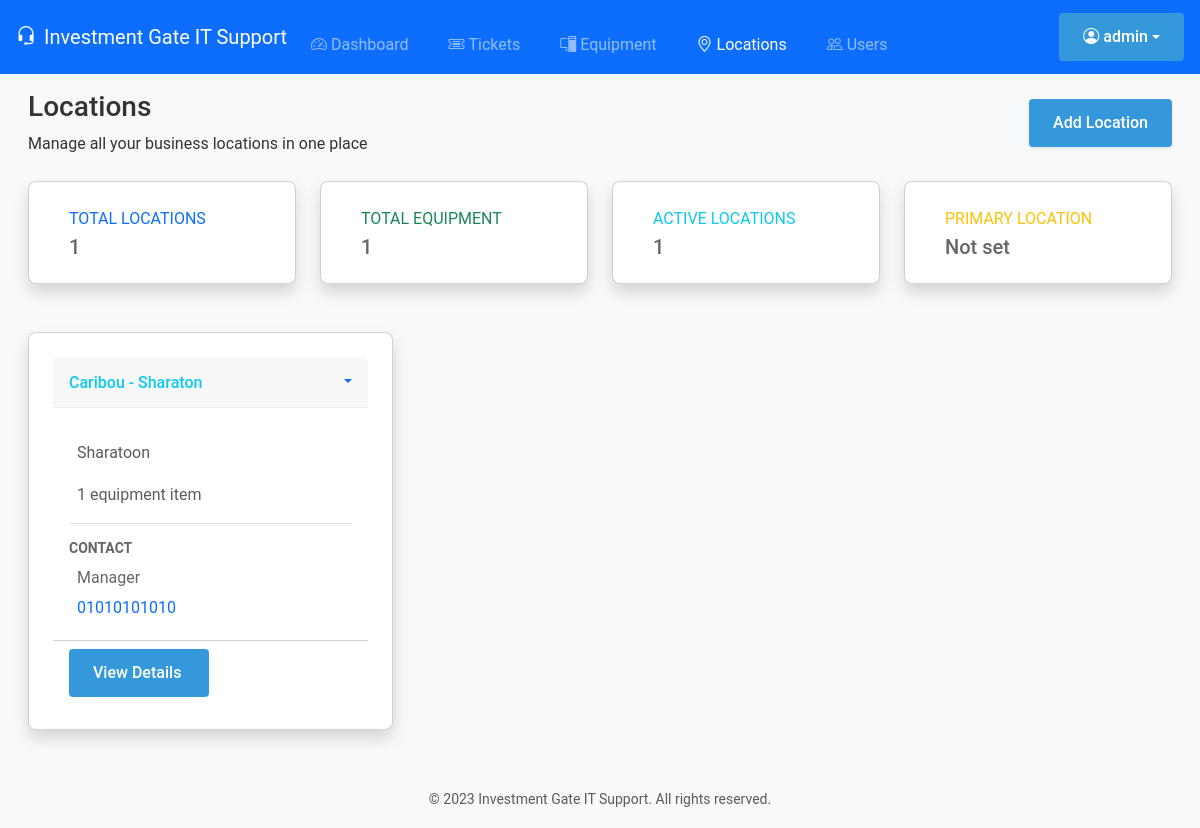
The page /locations (signed in) on the database its author committed.
### tables this page shows
CREATE TABLE users (
    id INTEGER PRIMARY KEY AUTOINCREMENT,
    username TEXT UNIQUE NOT NULL,
    password TEXT NOT NULL,
    full_name TEXT NOT NULL,
    email TEXT UNIQUE NOT NULL,
    role TEXT NOT NULL DEFAULT 'user',
    created_at TIMESTAMP DEFAULT CURRENT_TIMESTAMP
);

CREATE TABLE locations (
    id INTEGER PRIMARY KEY AUTOINCREMENT,
    name TEXT NOT NULL,
    address TEXT NOT NULL,
    contact_person TEXT NOT NULL,
    contact_phone TEXT NOT NULL,
    anydesk_id TEXT,
    created_at TIMESTAMP DEFAULT CURRENT_TIMESTAMP
);

### application.py (the view)
@app.route('/locations')
@login_required
def locations():
    page = request.args.get('page', 1, type=int)
    per_page = 10
    conn = get_db_connection()
    total = conn.execute('SELECT COUNT(*) as count FROM locations').fetchone()['count']
    locations = conn.execute('''
        SELECT l.*, COUNT(e.id) as equipment_count
        FROM locations l
        LEFT JOIN equipment e ON l.id = e.location_id
        GROUP BY l.id
        ORDER BY l.name
        LIMIT ? OFFSET ?
    ''', (per_page, (page - 1) * per_page)).fetchall()
    total_pages = (total + per_page - 1) // per_page if total > 0 else 1
    conn.close()
    return render_template(
        'locations.html',
        locations=locations,
        current_page=page,
        per_page=per_page,
        total_pages=total_pages,
        total=total,
        pages=((total - 1) // per_page) + 1
    )

### application.py (called while the page is built)
@login_manager.user_loader
def load_user(user_id):
    conn = get_db_connection()
    user = conn.execute('SELECT * FROM users WHERE id = ?', (user_id,)).fetchone()
    conn.close()
    if not user:
        return None
    return User(user['id'], user['username'], user['role'])

def get_db_connection():
    conn = sqlite3.connect('database.db')
    conn.row_factory = sqlite3.Row
    conn.execute('PRAGMA busy_timeout = 5000')  # 5 second timeout
    return conn

### templates/locations.html (shortened to what this page needs)
{% extends "base.html" %}
{% block content %}
<div class="container-fluid">
    <div class="d-sm-flex align-items-center justify-content-between mb-4">
        <div>
            <h1 class="h3 mb-2 text-gray-800">Locations</h1>
            <p class="mb-0">Manage all your business locations in one place</p>
        </div>
        {% if current_user.role == 'admin' %}
        <a href="{{ url_for('add_location') }}" class="d-none d-sm-inline-block btn btn-primary shadow-sm">
             Add Location
        </a>
        {% endif %}
    </div>
    <div class="row mb-4">
        <div class="col-xl-3 col-md-6 mb-4">
            <div class="card border-left-primary shadow h-100 py-2">
                <div class="card-body">
                    <div class="row no-gutters align-items-center">
                        <div class="col mr-2">
                            <div class="text-xs font-weight-bold text-primary text-uppercase mb-1">
                                Total Locations</div>
                            <div class="h5 mb-0 font-weight-bold text-gray-800">{{ locations|length }}</div>
                        </div>
                    </div>
                </div>
            </div>
        </div>
        <div class="col-xl-3 col-md-6 mb-4">
            <div class="card border-left-success shadow h-100 py-2">
                <div class="card-body">
                    <div class="row no-gutters align-items-center">
                        <div class="col mr-2">
                            <div class="text-xs font-weight-bold text-success text-uppercase mb-1">
                                Total Equipment</div>
                            <div class="h5 mb-0 font-weight-bold text-gray-800">
                                {{ locations|sum(attribute='equipment_count') }}
                            </div>
                        </div>
                    </div>
                </div>
            </div>
        </div>
        <div class="col-xl-3 col-md-6 mb-4">
            <div class="card border-left-info shadow h-100 py-2">
                <div class="card-body">
                    <div class="row no-gutters align-items-center">
                        <div class="col mr-2">
                            <div class="text-xs font-weight-bold text-info text-uppercase mb-1">
                                Active Locations</div>
                            <div class="h5 mb-0 font-weight-bold text-gray-800">{{ locations|length }}</div>
                        </div>
                    </div>
                </div>
            </div>
        </div>
        <div class="col-xl-3 col-md-6 mb-4">
            <div class="card border-left-warning shadow h-100 py-2">
                <div class="card-body">
                    <div class="row no-gutters align-items-center">
                        <div class="col mr-2">
                            <div class="text-xs font-weight-bold text-warning text-uppercase mb-1">
                                Primary Location</div>
                            <div class="h5 mb-0 font-weight-bold text-gray-800">
                                {% for loc in locations if loc.is_primary %}{{ loc.name }}{% else %}Not set{% endfor %}
                            </div>
                        </div>
                    </div>
                </div>
            </div>
        </div>
    </div>
    <div class="row">
        {% for location in locations %}
        <div class="col-xl-4 col-lg-6 mb-4">
            <div class="card border-left-{% if location.is_primary %}primary{% else %}info{% endif %} shadow h-100">
                <div class="card-header d-flex justify-content-between align-items-center">
                    <h6 class="m-0 font-weight-bold text-{% if location.is_primary %}primary{% else %}info{% endif %}">
                        {{ location.name }}
                    </h6>
                    <div class="dropdown no-arrow">
                        <a class="dropdown-toggle" href="#" role="button" id="dropdownMenuLink-{{ location.id }}"
                           data-bs-toggle="dropdown" aria-expanded="false">
                        </a>
                    </div>
                </div>
                <div class="card-body">
                    <div class="mb-3">
                        <span class="text-muted">
                            {% if location.address %}
                                {{ location.address }}
                            {% else %}
                                No address provided
                            {% endif %}
                        </span>
                    </div>
                    <div class="mb-3">
                        <span class="text-muted">
                            {{ location.equipment_count }} equipment item{% if location.equipment_count != 1 %}s{% endif %}
                        </span>
                    </div>
                    {% if location.contact_person or location.contact_phone or location.contact_email %}
                    <div class="border-top pt-3 mt-3">
                        <h6 class="small fw-bold text-uppercase text-gray-600 mb-2">Contact</h6>
                        {% if location.contact_person %}
                        <p class="mb-1">
                            {{ location.contact_person }}
                        </p>
                        {% endif %}
                        {% if location.contact_phone %}
                        <p class="mb-1">
                            <a href="tel:{{ location.contact_phone }}" class="text-decoration-none">
                                {{ location.contact_phone }}
                            </a>
                        </p>
                        {% endif %}
                    </div>
                    {% endif %}
                </div>
                <div class="card-footer bg-transparent">
                    <a href="{{ url_for('view_location', location_id=location.id) }}"
                       class="btn btn-sm btn-outline-primary">
                        View Details
                    </a>
                </div>
            </div>
        </div>
        {% endfor %}
    </div>
</div>
{% endblock %}

### templates/base.html (shortened to what this page needs)
<!DOCTYPE html>
<html lang="en">
<head>
    <link href="https://cdn.jsdelivr.net/npm/bootstrap@5.3.0/dist/css/bootstrap.min.css" rel="stylesheet">
    <link rel="stylesheet" href="https://cdn.jsdelivr.net/npm/bootstrap-icons@1.11.0/font/bootstrap-icons.css">
    <link rel="stylesheet" href="{{ url_for('static', filename='css/styles.css') }}">
</head>
<body>
    {% if not hide_nav %}
    <nav class="navbar navbar-expand-lg navbar-dark bg-primary py-2">
        <div class="container-fluid px-2 px-sm-3">
            <a class="navbar-brand d-flex align-items-center" href="{{ url_for('index') }}">
                <i class="bi bi-headset me-2"></i>
                <span class="d-none d-sm-inline">Investment Gate IT Support</span>
            </a>
            <div class="collapse navbar-collapse" id="navbarNav">
                <ul class="navbar-nav me-auto mb-2 mb-lg-0">
                    <li class="nav-item">
                        <a class="nav-link {% if request.endpoint == 'dashboard' %}active{% endif %}"
                           href="{{ url_for('dashboard') }}">
                            <i class="bi bi-speedometer2 me-1"></i>Dashboard
                        </a>
                    </li>
                    <li class="nav-item">
                        <a class="nav-link {% if request.endpoint == 'tickets' %}active{% endif %}"
                           href="{{ url_for('tickets') }}">
                            <i class="bi bi-ticket-detailed me-1"></i>Tickets
                        </a>
                    </li>
                    {% if current_user.role != 'opentickets' %}
                    <li class="nav-item">
                        <a class="nav-link {% if request.endpoint == 'equipment' %}active{% endif %}"
                           href="{{ url_for('equipment') }}">
                            <i class="bi bi-pc-display me-1"></i>Equipment
                        </a>
                    </li>
                    <li class="nav-item">
                        <a class="nav-link {% if request.endpoint == 'locations' %}active{% endif %}"
                           href="{{ url_for('locations') }}">
                            <i class="bi bi-geo-alt me-1"></i>Locations
                        </a>
                    </li>
                    {% endif %}
                    {% if current_user.is_authenticated and current_user.role == 'admin' %}
                    <li class="nav-item">
                        <a class="nav-link {% if request.endpoint == 'users' %}active{% endif %}"
                           href="{{ url_for('users') }}">
                            <i class="bi bi-people me-1"></i>Users
                        </a>
                    </li>
                    {% endif %}
                </ul>
                <div class="d-flex align-items-center">
                    {% if current_user.is_authenticated %}
                        <div class="dropdown">
                            <button class="btn btn-outline-light dropdown-toggle d-flex align-items-center" type="button"
                                    id="userDropdown" data-bs-toggle="dropdown" aria-expanded="false">
                                <i class="bi bi-person-circle me-1"></i>
                                <span class="d-none d-sm-inline">{{ current_user.username }}</span>
                            </button>
                        </div>
                    {% else %}
                        <a href="{{ url_for('login') }}" class="btn btn-outline-light me-2">
                            <i class="bi bi-box-arrow-in-right me-1"></i>
                            <span class="d-none d-sm-inline">Login</span>
                        </a>
                    {% endif %}
                </div>
            </div>
        </div>
    </nav>
    {% endif %}
    <main class="container-fluid py-3 px-2 px-md-3">
        {% block content %}{% endblock %}
    </main>
    <footer class="bg-light py-2 py-md-3 mt-auto">
        <div class="container-fluid text-center">
            <span class="text-muted small">© 2023 Investment Gate IT Support. All rights reserved.</span>
        </div>
    </footer>
</body>
</html>

### static/css/styles.css (style rules this page uses)
:root { --primary: #2c3e50; --secondary: #3498db; --accent: #e74c3c; --light: #ecf0f1; --dark: #2c3e50; --success: #2ecc71; --warning: #f39c12; --danger: #e74c3c; --gray: #95a5a6; --light-gray: #f5f5f5; }
* { margin: 0; padding: 0; box-sizing: border-box; }
body { font-family: 'Roboto', sans-serif; background-color: #f8f9fa; color: #333; line-height: 1.6; height: 100vh; display: flex; flex-direction: column; }
nav ul { display: flex; list-style: none; margin-top: 1rem; }
nav ul li { margin-right: 1.5rem; }
nav ul li a { color: white; text-decoration: none; font-weight: 500; padding: 0.5rem; border-radius: 4px; transition: background 0.3s; }
.card { background: white; border-radius: 8px; box-shadow: 0 2px 10px rgba(0, 0, 0, 0.1); padding: 1.5rem; }
.card-header { display: flex; justify-content: space-between; align-items: center; margin-bottom: 1rem; padding-bottom: 0.75rem; border-bottom: 1px solid #eee; }
.card-body { color: #666; }
.btn { display: inline-block; padding: 0.75rem 1.5rem; background: var(--secondary); color: white; border: none; border-radius: 4px; cursor: pointer; font-weight: 500; text-align: center; text-decoration: none; transition: all 0.3s; font-size: 1rem; }
footer { background: var(--dark); color: white; padding: 1.5rem 0; margin-top: 2rem; }
.text-center { text-align: center; }
.mt-3 { margin-top: 1.5rem; }
.mb-1 { margin-bottom: 0.5rem; }
.mb-2 { margin-bottom: 1rem; }
.mb-3 { margin-bottom: 1.5rem; }
.mb-4 { margin-bottom: 2rem; }

### templates/base.html (style rules this page uses)
html { font-size: 16px; }
body { -webkit-text-size-adjust: 100%; -webkit-tap-highlight-color: transparent; -webkit-font-smoothing: antialiased; -moz-osx-font-smoothing: grayscale; }
.btn, .form-control, .form-select { min-height: 44px; }
.card { border-radius: 0.5rem; overflow: hidden; box-shadow: 0 0.125rem 0.25rem rgba(0, 0, 0, 0.075); }
.card-header { padding: 0.75rem 1rem; }

### rows shown on the page
users: username "admin"
locations: name "Caribou - Sharaton", address "Sharatoon", equipment_count "1", contact_person "Manager", contact_phone "01010101010"

### other values the page prints
{{ locations|length }} "1"
{{ locations|sum(attribute='equipment_count') }} "1"
